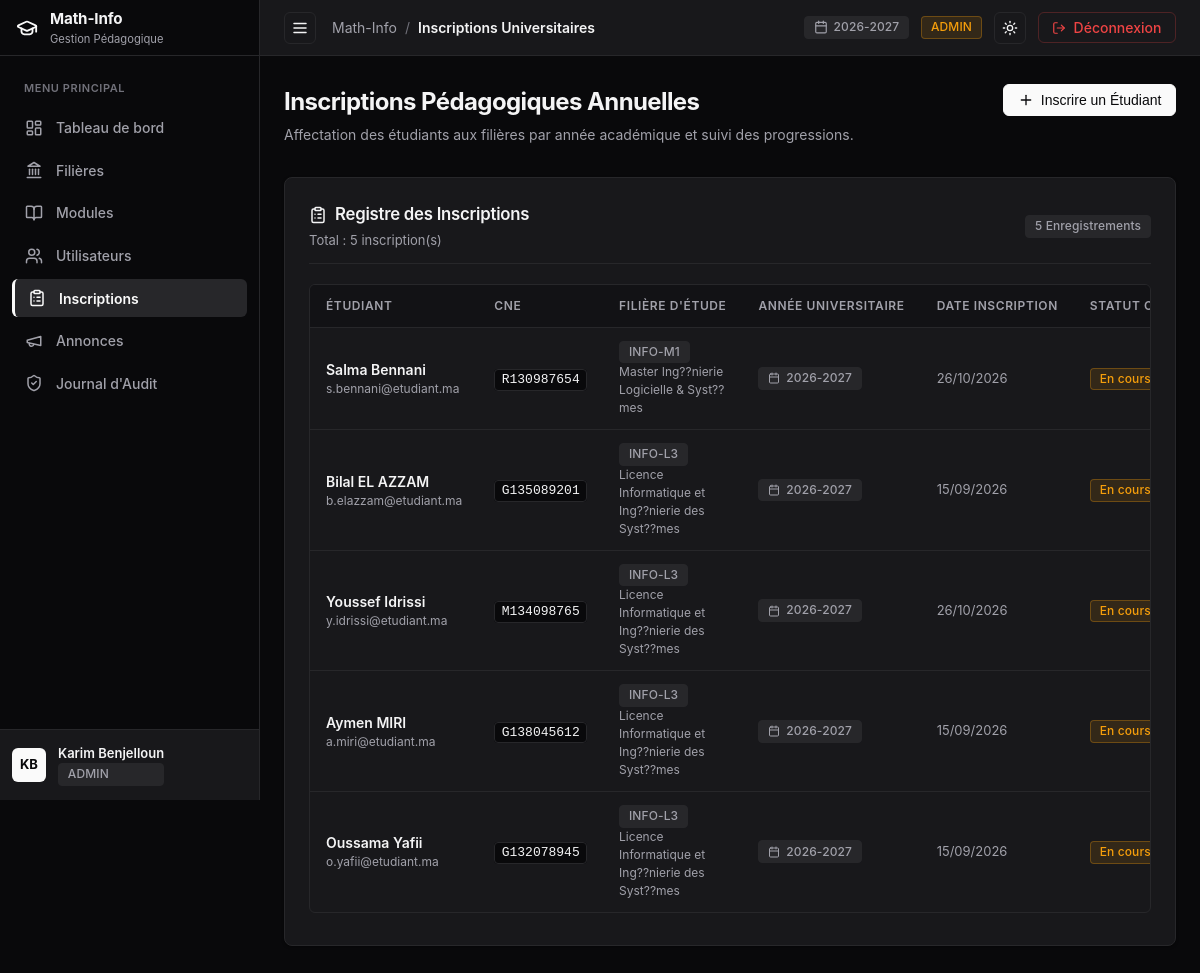
Screenshot of /admin/inscriptions (signed in) with the database file from the repository.
### tables this page shows
CREATE TABLE `utilisateurs` (
  `idUtilisateur` int NOT NULL AUTO_INCREMENT,
  `nom` varchar(100) NOT NULL,
  `prenom` varchar(100) NOT NULL,
  `email` varchar(150) NOT NULL,
  `motDePasse` varchar(255) NOT NULL,
  `role` enum('ADMIN','ENSEIGNANT','ETUDIANT') NOT NULL,
  `dateCreation` timestamp NULL DEFAULT CURRENT_TIMESTAMP,
  PRIMARY KEY (`idUtilisateur`),
  UNIQUE KEY `email` (`email`)
);

CREATE TABLE `inscriptions` (
  `idInscription` int NOT NULL AUTO_INCREMENT,
  `idEtudiant` int NOT NULL,
  `idFiliere` int NOT NULL,
  `anneeUniversitaire` varchar(20) NOT NULL,
  `dateInscription` date NOT NULL,
  `statut` enum('EN_COURS','VALIDE','AJOURNE') DEFAULT 'EN_COURS',
  PRIMARY KEY (`idInscription`),
  UNIQUE KEY `uq_etudiant_annee` (`idEtudiant`,`anneeUniversitaire`),
  KEY `idFiliere` (`idFiliere`),
  CONSTRAINT `inscriptions_ibfk_1` FOREIGN KEY (`idEtudiant`) REFERENCES `etudiants` (`idUtilisateur`) ON DELETE CASCADE,
  CONSTRAINT `inscriptions_ibfk_2` FOREIGN KEY (`idFiliere`) REFERENCES `filieres` (`idFiliere`) ON DELETE CASCADE
);

CREATE TABLE `etudiants` (
  `idUtilisateur` int NOT NULL,
  `cne` varchar(50) NOT NULL,
  `dateNaissance` date NOT NULL,
  PRIMARY KEY (`idUtilisateur`),
  UNIQUE KEY `cne` (`cne`),
  CONSTRAINT `etudiants_ibfk_1` FOREIGN KEY (`idUtilisateur`) REFERENCES `utilisateurs` (`idUtilisateur`) ON DELETE CASCADE
);

CREATE TABLE `filieres` (
  `idFiliere` int NOT NULL AUTO_INCREMENT,
  `code` varchar(20) NOT NULL,
  `intitule` varchar(150) NOT NULL,
  `description` text,
  PRIMARY KEY (`idFiliere`),
  UNIQUE KEY `code` (`code`)
);

### src/Views/admin/inscriptions.php (the view, shortened to what the rows shown need)
<div style="margin-bottom: 2rem; display: flex; justify-content: space-between; align-items: flex-start; flex-wrap: wrap; gap: 1rem;">
  <div>
    <h1 style="font-size: 1.5rem; font-weight: 700; letter-spacing: -0.025em; color: var(--text-main); margin-bottom: 0.25rem;">
      Inscriptions Pédagogiques Annuelles
    </h1>
    <p style="color: var(--text-muted); font-size: 0.875rem;">
      Affectation des étudiants aux filières par année académique et suivi des progressions.
    </p>
  </div>
  <button class="btn btn-primary" data-modal-open="createInscriptionModal">
    <?= Icon::get('plus', 16) ?>
    <span>Inscrire un Étudiant</span>
  </button>
</div>
<div class="card">
  <div class="card-header">
    <div>
      <span class="card-title">
        <?= Icon::get('clipboard-list', 18) ?>
        <span>Registre des Inscriptions</span>
      </span>
      <span class="card-desc" style="display: block; margin-top: 0.25rem;">
        Total : <?= count($inscriptions) ?> inscription(s)
      </span>
    </div>
    <span class="badge badge-neutral"><?= count($inscriptions) ?> Enregistrements</span>
  </div>
  <?php if (empty($inscriptions)): ?>
    <div style="text-align: center; padding: 3rem 1rem; color: var(--text-muted); font-size: 0.875rem;">
      <div style="margin-bottom: 0.5rem; color: var(--text-subtle);"><?= Icon::get('clipboard-list', 32) ?></div>
      Aucune inscription enregistrée pour l'instant.
    </div>
  <?php else: ?>
    <div class="table-wrapper">
      <table>
        <thead>
          <tr>
            <th style="min-width: 150px;">Étudiant</th>
            <th style="min-width: 100px;">CNE</th>
            <th style="min-width: 120px;">Filière d'Étude</th>
            <th style="min-width: 110px;">Année Universitaire</th>
            <th style="min-width: 110px;">Date Inscription</th>
            <th style="min-width: 110px;">Statut Cursus</th>
          </tr>
        </thead>
        <tbody>
          <?php foreach ($inscriptions as $ins): ?>
            <tr>
              <td>
                <div style="font-weight: 600;"><?= htmlspecialchars($ins['etudiant_prenom'] . ' ' . $ins['etudiant_nom']) ?></div>
                <div style="font-size: 0.75rem; color: var(--text-muted);"><?= htmlspecialchars($ins['etudiant_email']) ?></div>
              </td>
              <td><code><?= htmlspecialchars($ins['etudiant_cne']) ?></code></td>
              <td>
                <span class="badge badge-neutral"><?= htmlspecialchars($ins['filiere_code']) ?></span>
                <span style="font-size: 0.75rem; color: var(--text-muted); display: block;"><?= htmlspecialchars($ins['filiere_intitule']) ?></span>
              </td>
              <td>
                <span class="badge badge-neutral">
                  <?= Icon::get('calendar', 12) ?>
                  <span><?= htmlspecialchars($ins['anneeUniversitaire']) ?></span>
                </span>
              </td>
              <td style="color: var(--text-muted); font-size: 0.8125rem;">
                <?= date('d/m/Y', strtotime($ins['dateInscription'])) ?>
              </td>
              <td>
                <?php if ($ins['statut'] === 'VALIDE'): ?>
                  <span class="badge badge-success">Validé</span>
                <?php elseif ($ins['statut'] === 'AJOURNE'): ?>
                  <span class="badge badge-destructive">Ajourné</span>
                <?php else: ?>
                  <span class="badge badge-warning">En cours</span>
                <?php endif; ?>
              </td>
            </tr>
          <?php endforeach; ?>
        </tbody>
      </table>
    </div>
  <?php endif; ?>
</div>

### src/Utils/Icon.php (shortened to what the rows shown need)
<?php
class Icon {
    public static function get(string $name, int $size = 16, string $extraClass = ''): string {
        $classAttr = 'lucide-icon' . ($extraClass !== '' ? ' ' . $extraClass : '');
        $svgAttrs = sprintf(
            'xmlns="http://www.w3.org/2000/svg" width="%d" height="%d" viewBox="0 0 24 24" fill="none" stroke="currentColor" stroke-width="2" stroke-linecap="round" stroke-linejoin="round" class="%s"',
            $size,
            $size,
            htmlspecialchars($classAttr)
        );
        switch ($name) {
            case 'graduation-cap':
                return "<svg {$svgAttrs}><path d=\"M21.42 10.922a1 1 0 0 0-.019-1.838L12.83 5.18a2 2 0 0 0-1.66 0L2.6 9.08a1 1 0 0 0 0 1.832l8.57 3.908a2 2 0 0 0 1.66 0z\"/><path d=\"M22 10v6\"/><path d=\"M6 12.5V16a6 3 0 0 0 12 0v-3.5\"/></svg>";
            case 'layout-dashboard':
                return "<svg {$svgAttrs}><rect width=\"7\" height=\"9\" x=\"3\" y=\"3\" rx=\"1\"/><rect width=\"7\" height=\"5\" x=\"14\" y=\"3\" rx=\"1\"/><rect width=\"7\" height=\"9\" x=\"14\" y=\"12\" rx=\"1\"/><rect width=\"7\" height=\"5\" x=\"3\" y=\"16\" rx=\"1\"/></svg>";
            case 'landmark':
                return "<svg {$svgAttrs}><line x1=\"3\" x2=\"21\" y1=\"22\" y2=\"22\"/><line x1=\"6\" x2=\"6\" y1=\"18\" y2=\"11\"/><line x1=\"10\" x2=\"10\" y1=\"18\" y2=\"11\"/><line x1=\"14\" x2=\"14\" y1=\"18\" y2=\"11\"/><line x1=\"18\" x2=\"18\" y1=\"18\" y2=\"11\"/><polygon points=\"12 2 20 7 4 7\"/></svg>";
            case 'book-open':
                return "<svg {$svgAttrs}><path d=\"M12 7v14\"/><path d=\"M3 18a1 1 0 0 1-1-1V4a1 1 0 0 1 1-1h5a4 4 0 0 1 4 4 4 4 0 0 1 4-4h5a1 1 0 0 1 1 1v13a1 1 0 0 1-1 1h-6a3 3 0 0 0-3 3 3 3 0 0 0-3-3z\"/></svg>";
            case 'users':
                return "<svg {$svgAttrs}><path d=\"M16 21v-2a4 4 0 0 0-4-4H6a4 4 0 0 0-4 4v2\"/><circle cx=\"9\" cy=\"7\" r=\"4\"/><path d=\"M22 21v-2a4 4 0 0 0-3-3.87\"/><path d=\"M16 3.13a4 4 0 0 1 0 7.75\"/></svg>";
            case 'clipboard-list':
                return "<svg {$svgAttrs}><rect width=\"8\" height=\"4\" x=\"8\" y=\"2\" rx=\"1\" ry=\"1\"/><path d=\"M16 4h2a2 2 0 0 1 2 2v14a2 2 0 0 1-2 2H6a2 2 0 0 1-2-2V6a2 2 0 0 1 2-2h2\"/><path d=\"M12 11h4\"/><path d=\"M12 16h4\"/><path d=\"M8 11h.01\"/><path d=\"M8 16h.01\"/></svg>";
            case 'megaphone':
                return "<svg {$svgAttrs}><path d=\"m3 11 18-5v12L3 14v-3z\"/><path d=\"M11.6 16.8a3 3 0 1 1-5.8-1.6\"/></svg>";
            case 'shield-check':
                return "<svg {$svgAttrs}><path d=\"M20 13c0 5-3.5 7.5-7.66 8.95a1 1 0 0 1-.67-.01C7.5 20.5 4 18 4 13V6a1 1 0 0 1 1-1c2 0 4.5-1.2 6.24-2.72a1.17 1.17 0 0 1 1.52 0C14.51 3.81 17 5 19 5a1 1 0 0 1 1 1z\"/><path d=\"m9 12 2 2 4-4\"/></svg>";
            case 'calendar':
                return "<svg {$svgAttrs}><path d=\"M8 2v4\"/><path d=\"M16 2v4\"/><rect width=\"18\" height=\"18\" x=\"3\" y=\"4\" rx=\"2\"/><path d=\"M3 10h18\"/></svg>";
            case 'sun':
                return "<svg {$svgAttrs}><circle cx=\"12\" cy=\"12\" r=\"4\"/><path d=\"M12 2v2\"/><path d=\"M12 20v2\"/><path d=\"m4.93 4.93 1.41 1.41\"/><path d=\"m17.66 17.66 1.41 1.41\"/><path d=\"M2 12h2\"/><path d=\"M20 12h2\"/><path d=\"m6.34 17.66-1.41 1.41\"/><path d=\"m19.07 4.93-1.41 1.41\"/></svg>";
            case 'log-out':
                return "<svg {$svgAttrs}><path d=\"M9 21H5a2 2 0 0 1-2-2V5a2 2 0 0 1 2-2h4\"/><polyline points=\"16 17 21 12 16 7\"/><line x1=\"21\" x2=\"9\" y1=\"12\" y2=\"12\"/></svg>";
            case 'pencil':
                return "<svg {$svgAttrs}><path d=\"M21.174 6.812a1 1 0 0 0-3.986-3.987L3.842 16.174a2 2 0 0 0-.5.83l-1.321 4.352a.5.5 0 0 0 .623.622l4.353-1.32a2 2 0 0 0 .83-.497z\"/><path d=\"m15 5 4 4\"/></svg>";
            case 'trash-2':
                return "<svg {$svgAttrs}><path d=\"M3 6h18\"/><path d=\"M19 6v14c0 1-1 2-2 2H7c-1 0-2-1-2-2V6\"/><path d=\"M8 6V4c0-1 1-2 2-2h4c1 0 2 1 2 2v2\"/><line x1=\"10\" x2=\"10\" y1=\"11\" y2=\"17\"/><line x1=\"14\" x2=\"14\" y1=\"11\" y2=\"17\"/></svg>";
            case 'plus':
                return "<svg {$svgAttrs}><path d=\"M5 12h14\"/><path d=\"M12 5v14\"/></svg>";
            case 'x':
                return "<svg {$svgAttrs}><path d=\"M18 6 6 18\"/><path d=\"m6 6 12 12\"/></svg>";
            case 'menu':
                return "<svg {$svgAttrs}><line x1=\"4\" x2=\"20\" y1=\"12\" y2=\"12\"/><line x1=\"4\" x2=\"20\" y1=\"6\" y2=\"6\"/><line x1=\"4\" x2=\"20\" y1=\"18\" y2=\"18\"/></svg>";
            case 'arrow-right':
                return "<svg {$svgAttrs}><path d=\"M5 12h14\"/><path d=\"m12 5 7 7-7 7\"/></svg>";
        }
    }
}

### src/Views/layout/main.php (shortened to what the rows shown need)
<?php
$currentUser = Auth::user();
$currentRole = Auth::role();
$activeNav = $activeNav ?? 'dashboard';
?>
<!DOCTYPE html>
<html lang="fr" data-theme="dark">
<head>
  <link rel="stylesheet" href="/css/style.css">
</head>
<body class="app-shell">
  <aside id="sidebar" class="sidebar">
    <div class="sidebar-header">
      <a href="/" class="sidebar-brand">
        <span class="brand-icon"><?= Icon::get('graduation-cap', 22) ?></span>
        <div class="brand-text">
          <span class="brand-name">Math-Info</span>
          <span class="brand-sub">Gestion Pédagogique</span>
        </div>
      </a>
    </div>
    <nav class="sidebar-nav">
      <div class="nav-section-title">Menu Principal</div>
      <?php if ($currentRole === 'ADMIN'): ?>
        <a href="/admin/dashboard" class="nav-item <?= $activeNav === 'dashboard' ? 'active' : '' ?>">
          <span class="nav-icon"><?= Icon::get('layout-dashboard', 18) ?></span>
          <span class="nav-label">Tableau de bord</span>
        </a>
        <a href="/admin/filieres" class="nav-item <?= $activeNav === 'filieres' ? 'active' : '' ?>">
          <span class="nav-icon"><?= Icon::get('landmark', 18) ?></span>
          <span class="nav-label">Filières</span>
        </a>
        <a href="/admin/modules" class="nav-item <?= $activeNav === 'modules' ? 'active' : '' ?>">
          <span class="nav-icon"><?= Icon::get('book-open', 18) ?></span>
          <span class="nav-label">Modules</span>
        </a>
        <a href="/admin/utilisateurs" class="nav-item <?= $activeNav === 'utilisateurs' ? 'active' : '' ?>">
          <span class="nav-icon"><?= Icon::get('users', 18) ?></span>
          <span class="nav-label">Utilisateurs</span>
        </a>
        <a href="/admin/inscriptions" class="nav-item <?= $activeNav === 'inscriptions' ? 'active' : '' ?>">
          <span class="nav-icon"><?= Icon::get('clipboard-list', 18) ?></span>
          <span class="nav-label">Inscriptions</span>
        </a>
        <a href="/admin/annonces" class="nav-item <?= $activeNav === 'annonces' ? 'active' : '' ?>">
          <span class="nav-icon"><?= Icon::get('megaphone', 18) ?></span>
          <span class="nav-label">Annonces</span>
        </a>
        <a href="/admin/audit" class="nav-item <?= $activeNav === 'audit' ? 'active' : '' ?>">
          <span class="nav-icon"><?= Icon::get('shield-check', 18) ?></span>
          <span class="nav-label">Journal d'Audit</span>
        </a>
      <?php endif; ?>
    </nav>
    <div class="sidebar-footer">
      <div class="user-profile-widget">
        <div class="user-avatar">
          <?= strtoupper(substr($currentUser ? $currentUser->getPrenom() : 'U', 0, 1) . substr($currentUser ? $currentUser->getNom() : 'S', 0, 1)) ?>
        </div>
        <div class="user-meta">
          <span class="user-name"><?= htmlspecialchars($currentUser ? $currentUser->getNomComplet() : 'Utilisateur') ?></span>
          <span class="user-role-badge badge badge-neutral"><?= htmlspecialchars($currentRole ?? '') ?></span>
        </div>
      </div>
    </div>
  </aside>
  <div class="main-wrapper">
    <header class="app-topbar">
      <div class="topbar-left">
        <button id="sidebarToggle" class="btn btn-icon sidebar-toggle-btn-topbar" title="Basculer le menu" aria-label="Menu">
          <?= Icon::get('menu', 18) ?>
        </button>
        <div class="breadcrumb">
          <span class="breadcrumb-root">Math-Info</span>
          <span class="breadcrumb-sep">/</span>
          <span class="breadcrumb-current"><?= htmlspecialchars($title ?? 'Dashboard') ?></span>
        </div>
      </div>
      <div class="topbar-right">
        <div class="badge badge-neutral" title="Année Universitaire en cours">
          <?= Icon::get('calendar', 14) ?>
          <span>2026-2027</span>
        </div>
        <?php if ($currentRole === 'ADMIN'): ?>
          <span class="badge badge-warning">ADMIN</span>
        <?php elseif ($currentRole === 'ENSEIGNANT'): ?>
          <span class="badge badge-neutral">ENSEIGNANT</span>
        <?php else: ?>
          <span class="badge badge-neutral">ÉTUDIANT</span>
        <?php endif; ?>
        <button id="themeToggle" class="btn btn-icon" title="Basculer Mode Clair/Sombre" aria-label="Basculer Thème">
          <span id="themeIcon"><?= Icon::get('sun', 16) ?></span>
        </button>
        <a href="/logout" class="btn btn-destructive" title="Déconnexion">
          <?= Icon::get('log-out', 14) ?>
          <span class="desktop-only">Déconnexion</span>
        </a>
      </div>
    </header>
    <main class="page-content">
      <div class="content-container">
        <?= $content ?>
      </div>
    </main>
  </div>
</body>
</html>

### rows the page displays
utilisateurs: prenom+nom "KB", prenom+nom "Karim Benjelloun"
inscriptions: utilisateurs.prenom+nom "Salma Bennani", utilisateurs.email "s.bennani@etudiant.ma", idEtudiant.cne "R130987654", idFiliere.code "INFO-M1", idFiliere.intitule "Master Ing??nierie Logicielle & Syst??mes", anneeUniversitaire "2026-2027", dateInscription "26/10/2026", statut "En cours"
inscriptions: utilisateurs.prenom+nom "Bilal EL AZZAM", utilisateurs.email "b.elazzam@etudiant.ma", idEtudiant.cne "G135089201", idFiliere.code "INFO-L3", idFiliere.intitule "Licence Informatique et Ing??nierie des Syst??mes", anneeUniversitaire "2026-2027", dateInscription "15/09/2026", statut "En cours"
inscriptions: utilisateurs.prenom+nom "Youssef Idrissi", utilisateurs.email "y.idrissi@etudiant.ma", idEtudiant.cne "M134098765", idFiliere.code "INFO-L3", idFiliere.intitule "Licence Informatique et Ing??nierie des Syst??mes", anneeUniversitaire "2026-2027", dateInscription "26/10/2026", statut "En cours"
inscriptions: utilisateurs.prenom+nom "Aymen MIRI", utilisateurs.email "a.miri@etudiant.ma", idEtudiant.cne "G138045612", idFiliere.code "INFO-L3", idFiliere.intitule "Licence Informatique et Ing??nierie des Syst??mes", anneeUniversitaire "2026-2027", dateInscription "15/09/2026", statut "En cours"
inscriptions: utilisateurs.prenom+nom "Oussama Yafii", utilisateurs.email "o.yafii@etudiant.ma", idEtudiant.cne "G132078945", idFiliere.code "INFO-L3", idFiliere.intitule "Licence Informatique et Ing??nierie des Syst??mes", anneeUniversitaire "2026-2027", dateInscription "15/09/2026", statut "En cours"

### other values shown
$currentRole "ADMIN"
$title "Inscriptions Universitaires"
count($inscriptions) "5"
